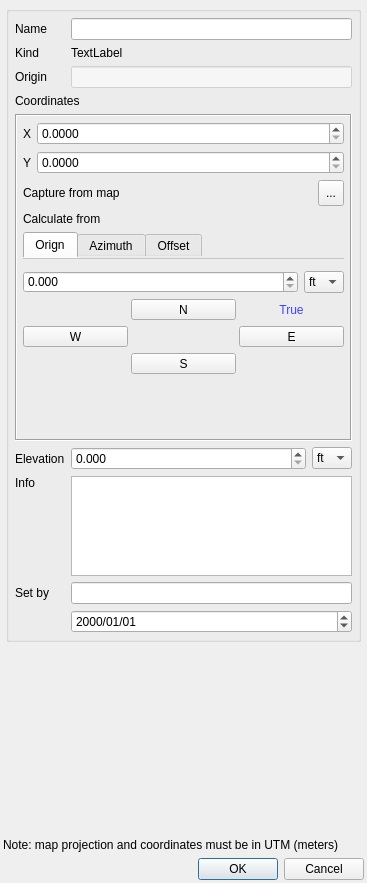
<?xml version="1.0" encoding="UTF-8"?>
<ui version="4.0">
 <class>PinDialog</class>
 <widget class="QDialog" name="PinDialog">
  <property name="geometry">
   <rect>
    <x>0</x>
    <y>0</y>
    <width>367</width>
    <height>883</height>
   </rect>
  </property>
  <property name="minimumSize">
   <size>
    <width>320</width>
    <height>0</height>
   </size>
  </property>
  <property name="windowTitle">
   <string>Location Pin</string>
  </property>
  <layout class="QVBoxLayout" name="verticalLayout">
   <property name="margin">
    <number>3</number>
   </property>
   <item>
    <widget class="QScrollArea" name="scrollArea">
     <property name="frameShape">
      <enum>QFrame::NoFrame</enum>
     </property>
     <property name="widgetResizable">
      <bool>true</bool>
     </property>
     <widget class="QWidget" name="scrollAreaWidgetContents">
      <property name="geometry">
       <rect>
        <x>0</x>
        <y>0</y>
        <width>355</width>
        <height>790</height>
       </rect>
      </property>
      <layout class="QVBoxLayout" name="verticalLayout_3">
       <property name="margin">
        <number>3</number>
       </property>
       <item>
        <widget class="QGroupBox" name="addPinGroupBox">
         <layout class="QGridLayout" name="gridLayout">
          <property name="margin">
           <number>6</number>
          </property>
          <item row="4" column="0" colspan="2">
           <widget class="QFrame" name="frame">
            <property name="frameShape">
             <enum>QFrame::Box</enum>
            </property>
            <property name="frameShadow">
             <enum>QFrame::Sunken</enum>
            </property>
            <layout class="QVBoxLayout" name="verticalLayout_2">
             <property name="margin">
              <number>6</number>
             </property>
             <item>
              <layout class="QHBoxLayout" name="horizontalLayout">
               <item>
                <widget class="QLabel" name="label">
                 <property name="sizePolicy">
                  <sizepolicy hsizetype="Maximum" vsizetype="Preferred">
                   <horstretch>0</horstretch>
                   <verstretch>0</verstretch>
                  </sizepolicy>
                 </property>
                 <property name="text">
                  <string>X</string>
                 </property>
                </widget>
               </item>
               <item>
                <widget class="QDoubleSpinBox" name="pinXDblSpinBx">
                 <property name="decimals">
                  <number>4</number>
                 </property>
                 <property name="maximum">
                  <double>10000000.000000000000000</double>
                 </property>
                </widget>
               </item>
              </layout>
             </item>
             <item>
              <layout class="QHBoxLayout" name="horizontalLayout_2">
               <item>
                <widget class="QLabel" name="label_4">
                 <property name="sizePolicy">
                  <sizepolicy hsizetype="Maximum" vsizetype="Preferred">
                   <horstretch>0</horstretch>
                   <verstretch>0</verstretch>
                  </sizepolicy>
                 </property>
                 <property name="text">
                  <string>Y</string>
                 </property>
                </widget>
               </item>
               <item>
                <widget class="QDoubleSpinBox" name="pinYDblSpinBx">
                 <property name="decimals">
                  <number>4</number>
                 </property>
                 <property name="maximum">
                  <double>10000000.000000000000000</double>
                 </property>
                </widget>
               </item>
              </layout>
             </item>
             <item>
              <layout class="QHBoxLayout" name="horizontalLayout_3">
               <item>
                <widget class="QLabel" name="label_9">
                 <property name="text">
                  <string>Capture from map</string>
                 </property>
                </widget>
               </item>
               <item>
                <widget class="QToolButton" name="capturePinBtn">
                 <property name="minimumSize">
                  <size>
                   <width>26</width>
                   <height>26</height>
                  </size>
                 </property>
                 <property name="maximumSize">
                  <size>
                   <width>26</width>
                   <height>26</height>
                  </size>
                 </property>
                 <property name="text">
                  <string>...</string>
                 </property>
                 <property name="icon">
                  <iconset resource="resources.qrc">
                   <normaloff>:/plugins/fossildigtools/icons/capturepin-origin.svg</normaloff>:/plugins/fossildigtools/icons/capturepin-origin.svg</iconset>
                 </property>
                 <property name="iconSize">
                  <size>
                   <width>20</width>
                   <height>20</height>
                  </size>
                 </property>
                 <property name="checkable">
                  <bool>true</bool>
                 </property>
                </widget>
               </item>
              </layout>
             </item>
             <item>
              <widget class="QFrame" name="calcFrame">
               <property name="frameShape">
                <enum>QFrame::NoFrame</enum>
               </property>
               <layout class="QVBoxLayout" name="verticalLayout_5">
                <property name="margin">
                 <number>0</number>
                </property>
                <item>
                 <widget class="QLabel" name="label_13">
                  <property name="text">
                   <string>Calculate from</string>
                  </property>
                 </widget>
                </item>
                <item>
                 <widget class="QTabWidget" name="calcTabWidget">
                  <property name="styleSheet">
                   <string notr="true">QTabWidget::pane {
  border-top: 1px inset #C2C7CB;
  position: absolute;
  padding-top: 6px;}</string>
                  </property>
                  <property name="currentIndex">
                   <number>0</number>
                  </property>
                  <widget class="QWidget" name="calcOrigin">
                   <attribute name="title">
                    <string>Orign</string>
                   </attribute>
                   <layout class="QVBoxLayout" name="verticalLayout_4">
                    <property name="spacing">
                     <number>6</number>
                    </property>
                    <property name="leftMargin">
                     <number>0</number>
                    </property>
                    <property name="topMargin">
                     <number>6</number>
                    </property>
                    <property name="rightMargin">
                     <number>0</number>
                    </property>
                    <property name="bottomMargin">
                     <number>0</number>
                    </property>
                    <item>
                     <layout class="QHBoxLayout" name="horizontalLayout_6">
                      <item>
                       <widget class="QDoubleSpinBox" name="fromOriginDistDblSpnBx">
                        <property name="decimals">
                         <number>3</number>
                        </property>
                        <property name="maximum">
                         <double>999.990000000000009</double>
                        </property>
                       </widget>
                      </item>
                      <item>
                       <widget class="QComboBox" name="fromOriginUnitsCmbBx">
                        <property name="sizePolicy">
                         <sizepolicy hsizetype="Maximum" vsizetype="Fixed">
                          <horstretch>0</horstretch>
                          <verstretch>0</verstretch>
                         </sizepolicy>
                        </property>
                        <item>
                         <property name="text">
                          <string>ft</string>
                         </property>
                        </item>
                        <item>
                         <property name="text">
                          <string>m</string>
                         </property>
                        </item>
                       </widget>
                      </item>
                     </layout>
                    </item>
                    <item>
                     <layout class="QGridLayout" name="gridLayout_2">
                      <property name="horizontalSpacing">
                       <number>3</number>
                      </property>
                      <property name="verticalSpacing">
                       <number>6</number>
                      </property>
                      <item row="0" column="1">
                       <widget class="QToolButton" name="toNBtn">
                        <property name="sizePolicy">
                         <sizepolicy hsizetype="Minimum" vsizetype="Fixed">
                          <horstretch>0</horstretch>
                          <verstretch>0</verstretch>
                         </sizepolicy>
                        </property>
                        <property name="minimumSize">
                         <size>
                          <width>24</width>
                          <height>0</height>
                         </size>
                        </property>
                        <property name="text">
                         <string>N</string>
                        </property>
                       </widget>
                      </item>
                      <item row="1" column="1">
                       <widget class="QLabel" name="toOriginIconLabel">
                        <property name="text">
                         <string/>
                        </property>
                        <property name="pixmap">
                         <pixmap resource="resources.qrc">:/plugins/fossildigtools/icons/origin.svg</pixmap>
                        </property>
                        <property name="alignment">
                         <set>Qt::AlignCenter</set>
                        </property>
                       </widget>
                      </item>
                      <item row="1" column="2">
                       <widget class="QToolButton" name="toEBtn">
                        <property name="sizePolicy">
                         <sizepolicy hsizetype="Minimum" vsizetype="Fixed">
                          <horstretch>0</horstretch>
                          <verstretch>0</verstretch>
                         </sizepolicy>
                        </property>
                        <property name="minimumSize">
                         <size>
                          <width>24</width>
                          <height>0</height>
                         </size>
                        </property>
                        <property name="text">
                         <string>E</string>
                        </property>
                       </widget>
                      </item>
                      <item row="1" column="0">
                       <widget class="QToolButton" name="toWBtn">
                        <property name="sizePolicy">
                         <sizepolicy hsizetype="Minimum" vsizetype="Fixed">
                          <horstretch>0</horstretch>
                          <verstretch>0</verstretch>
                         </sizepolicy>
                        </property>
                        <property name="minimumSize">
                         <size>
                          <width>24</width>
                          <height>0</height>
                         </size>
                        </property>
                        <property name="text">
                         <string>W</string>
                        </property>
                       </widget>
                      </item>
                      <item row="2" column="1">
                       <widget class="QToolButton" name="toSBtn">
                        <property name="sizePolicy">
                         <sizepolicy hsizetype="Minimum" vsizetype="Fixed">
                          <horstretch>0</horstretch>
                          <verstretch>0</verstretch>
                         </sizepolicy>
                        </property>
                        <property name="minimumSize">
                         <size>
                          <width>24</width>
                          <height>0</height>
                         </size>
                        </property>
                        <property name="text">
                         <string>S</string>
                        </property>
                       </widget>
                      </item>
                      <item row="0" column="2">
                       <widget class="QLabel" name="label_11">
                        <property name="styleSheet">
                         <string notr="true">color: rgb(66, 67, 253);</string>
                        </property>
                        <property name="text">
                         <string>True</string>
                        </property>
                        <property name="alignment">
                         <set>Qt::AlignCenter</set>
                        </property>
                       </widget>
                      </item>
                     </layout>
                    </item>
                    <item>
                     <spacer name="verticalSpacer_3">
                      <property name="orientation">
                       <enum>Qt::Vertical</enum>
                      </property>
                      <property name="sizeHint" stdset="0">
                       <size>
                        <width>20</width>
                        <height>0</height>
                       </size>
                      </property>
                     </spacer>
                    </item>
                   </layout>
                  </widget>
                  <widget class="QWidget" name="calcAzimuth">
                   <attribute name="title">
                    <string>Azimuth</string>
                   </attribute>
                   <layout class="QVBoxLayout" name="verticalLayout_6">
                    <property name="leftMargin">
                     <number>0</number>
                    </property>
                    <property name="rightMargin">
                     <number>0</number>
                    </property>
                    <property name="bottomMargin">
                     <number>0</number>
                    </property>
                    <item>
                     <layout class="QGridLayout" name="gridLayout_3">
                      <item row="0" column="0">
                       <widget class="QLabel" name="label_10">
                        <property name="sizePolicy">
                         <sizepolicy hsizetype="Maximum" vsizetype="Preferred">
                          <horstretch>0</horstretch>
                          <verstretch>0</verstretch>
                         </sizepolicy>
                        </property>
                        <property name="text">
                         <string>From</string>
                        </property>
                       </widget>
                      </item>
                      <item row="0" column="1">
                       <widget class="QComboBox" name="azimuthFromCmbBx"/>
                      </item>
                      <item row="0" column="2">
                       <widget class="QToolButton" name="azimuthCapturePinBtn">
                        <property name="minimumSize">
                         <size>
                          <width>26</width>
                          <height>26</height>
                         </size>
                        </property>
                        <property name="maximumSize">
                         <size>
                          <width>26</width>
                          <height>26</height>
                         </size>
                        </property>
                        <property name="text">
                         <string>...</string>
                        </property>
                        <property name="icon">
                         <iconset resource="resources.qrc">
                          <normaloff>:/plugins/fossildigtools/icons/capturepin-origin.svg</normaloff>:/plugins/fossildigtools/icons/capturepin-origin.svg</iconset>
                        </property>
                        <property name="iconSize">
                         <size>
                          <width>20</width>
                          <height>20</height>
                         </size>
                        </property>
                        <property name="checkable">
                         <bool>true</bool>
                        </property>
                       </widget>
                      </item>
                     </layout>
                    </item>
                    <item>
                     <layout class="QHBoxLayout" name="horizontalLayout_8">
                      <property name="spacing">
                       <number>6</number>
                      </property>
                      <item>
                       <widget class="QDoubleSpinBox" name="azimuthDblSpnBx">
                        <property name="sizePolicy">
                         <sizepolicy hsizetype="Maximum" vsizetype="Fixed">
                          <horstretch>0</horstretch>
                          <verstretch>0</verstretch>
                         </sizepolicy>
                        </property>
                        <property name="alignment">
                         <set>Qt::AlignRight|Qt::AlignTrailing|Qt::AlignVCenter</set>
                        </property>
                        <property name="suffix">
                         <string>˚</string>
                        </property>
                        <property name="decimals">
                         <number>2</number>
                        </property>
                        <property name="maximum">
                         <double>360.000000000000000</double>
                        </property>
                       </widget>
                      </item>
                      <item>
                       <widget class="QLabel" name="label_14">
                        <property name="sizePolicy">
                         <sizepolicy hsizetype="Maximum" vsizetype="Preferred">
                          <horstretch>0</horstretch>
                          <verstretch>0</verstretch>
                         </sizepolicy>
                        </property>
                        <property name="text">
                         <string>@</string>
                        </property>
                       </widget>
                      </item>
                      <item>
                       <widget class="QDoubleSpinBox" name="azimuthDistDblSpnBx">
                        <property name="decimals">
                         <number>3</number>
                        </property>
                        <property name="maximum">
                         <double>999.990000000000009</double>
                        </property>
                       </widget>
                      </item>
                      <item>
                       <widget class="QComboBox" name="azimuthUnitsCmbBx">
                        <property name="sizePolicy">
                         <sizepolicy hsizetype="Maximum" vsizetype="Fixed">
                          <horstretch>0</horstretch>
                          <verstretch>0</verstretch>
                         </sizepolicy>
                        </property>
                        <item>
                         <property name="text">
                          <string>ft</string>
                         </property>
                        </item>
                        <item>
                         <property name="text">
                          <string>m</string>
                         </property>
                        </item>
                       </widget>
                      </item>
                     </layout>
                    </item>
                    <item>
                     <widget class="QCheckBox" name="azimuthCorrectedChkBx">
                      <property name="text">
                       <string>Azimuth corrected for declination</string>
                      </property>
                     </widget>
                    </item>
                    <item>
                     <spacer name="verticalSpacer_2">
                      <property name="orientation">
                       <enum>Qt::Vertical</enum>
                      </property>
                      <property name="sizeHint" stdset="0">
                       <size>
                        <width>20</width>
                        <height>0</height>
                       </size>
                      </property>
                     </spacer>
                    </item>
                   </layout>
                  </widget>
                  <widget class="QWidget" name="calcOffset">
                   <attribute name="title">
                    <string>Offset</string>
                   </attribute>
                   <layout class="QVBoxLayout" name="verticalLayout_7">
                    <property name="spacing">
                     <number>6</number>
                    </property>
                    <property name="leftMargin">
                     <number>0</number>
                    </property>
                    <property name="rightMargin">
                     <number>0</number>
                    </property>
                    <property name="bottomMargin">
                     <number>0</number>
                    </property>
                    <item>
                     <layout class="QGridLayout" name="gridLayout_4">
                      <property name="verticalSpacing">
                       <number>3</number>
                      </property>
                      <item row="0" column="0">
                       <widget class="QLabel" name="label_15">
                        <property name="sizePolicy">
                         <sizepolicy hsizetype="Maximum" vsizetype="Preferred">
                          <horstretch>0</horstretch>
                          <verstretch>0</verstretch>
                         </sizepolicy>
                        </property>
                        <property name="text">
                         <string>From A</string>
                        </property>
                       </widget>
                      </item>
                      <item row="1" column="1">
                       <widget class="QDoubleSpinBox" name="azimuthDistDblSpnBx_2">
                        <property name="decimals">
                         <number>3</number>
                        </property>
                        <property name="maximum">
                         <double>999.990000000000009</double>
                        </property>
                       </widget>
                      </item>
                      <item row="0" column="1" colspan="2">
                       <widget class="QComboBox" name="azimuthFromCmbBx_2"/>
                      </item>
                      <item row="1" column="2">
                       <widget class="QComboBox" name="azimuthUnitsCmbBx_2">
                        <property name="sizePolicy">
                         <sizepolicy hsizetype="Maximum" vsizetype="Fixed">
                          <horstretch>0</horstretch>
                          <verstretch>0</verstretch>
                         </sizepolicy>
                        </property>
                        <item>
                         <property name="text">
                          <string>ft</string>
                         </property>
                        </item>
                        <item>
                         <property name="text">
                          <string>m</string>
                         </property>
                        </item>
                       </widget>
                      </item>
                      <item row="0" column="3">
                       <widget class="QToolButton" name="azimuthCapturePinBtn_2">
                        <property name="minimumSize">
                         <size>
                          <width>26</width>
                          <height>26</height>
                         </size>
                        </property>
                        <property name="maximumSize">
                         <size>
                          <width>26</width>
                          <height>26</height>
                         </size>
                        </property>
                        <property name="text">
                         <string>...</string>
                        </property>
                        <property name="icon">
                         <iconset resource="resources.qrc">
                          <normaloff>:/plugins/fossildigtools/icons/capturepin-origin.svg</normaloff>:/plugins/fossildigtools/icons/capturepin-origin.svg</iconset>
                        </property>
                        <property name="iconSize">
                         <size>
                          <width>20</width>
                          <height>20</height>
                         </size>
                        </property>
                        <property name="checkable">
                         <bool>true</bool>
                        </property>
                       </widget>
                      </item>
                     </layout>
                    </item>
                    <item>
                     <layout class="QGridLayout" name="gridLayout_5">
                      <property name="verticalSpacing">
                       <number>3</number>
                      </property>
                      <item row="1" column="2">
                       <widget class="QComboBox" name="azimuthUnitsCmbBx_3">
                        <property name="sizePolicy">
                         <sizepolicy hsizetype="Maximum" vsizetype="Fixed">
                          <horstretch>0</horstretch>
                          <verstretch>0</verstretch>
                         </sizepolicy>
                        </property>
                        <item>
                         <property name="text">
                          <string>ft</string>
                         </property>
                        </item>
                        <item>
                         <property name="text">
                          <string>m</string>
                         </property>
                        </item>
                       </widget>
                      </item>
                      <item row="1" column="1">
                       <widget class="QDoubleSpinBox" name="azimuthDistDblSpnBx_3">
                        <property name="decimals">
                         <number>3</number>
                        </property>
                        <property name="maximum">
                         <double>999.990000000000009</double>
                        </property>
                       </widget>
                      </item>
                      <item row="0" column="0">
                       <widget class="QLabel" name="label_16">
                        <property name="sizePolicy">
                         <sizepolicy hsizetype="Maximum" vsizetype="Preferred">
                          <horstretch>0</horstretch>
                          <verstretch>0</verstretch>
                         </sizepolicy>
                        </property>
                        <property name="text">
                         <string>From B</string>
                        </property>
                       </widget>
                      </item>
                      <item row="0" column="3">
                       <widget class="QToolButton" name="azimuthCapturePinBtn_3">
                        <property name="minimumSize">
                         <size>
                          <width>26</width>
                          <height>26</height>
                         </size>
                        </property>
                        <property name="maximumSize">
                         <size>
                          <width>26</width>
                          <height>26</height>
                         </size>
                        </property>
                        <property name="text">
                         <string>...</string>
                        </property>
                        <property name="icon">
                         <iconset resource="resources.qrc">
                          <normaloff>:/plugins/fossildigtools/icons/capturepin-origin.svg</normaloff>:/plugins/fossildigtools/icons/capturepin-origin.svg</iconset>
                        </property>
                        <property name="iconSize">
                         <size>
                          <width>20</width>
                          <height>20</height>
                         </size>
                        </property>
                        <property name="checkable">
                         <bool>true</bool>
                        </property>
                       </widget>
                      </item>
                      <item row="0" column="1" colspan="2">
                       <widget class="QComboBox" name="azimuthFromCmbBx_3"/>
                      </item>
                     </layout>
                    </item>
                    <item>
                     <layout class="QHBoxLayout" name="horizontalLayout_5">
                      <item>
                       <spacer name="horizontalSpacer_2">
                        <property name="orientation">
                         <enum>Qt::Horizontal</enum>
                        </property>
                        <property name="sizeHint" stdset="0">
                         <size>
                          <width>0</width>
                          <height>20</height>
                         </size>
                        </property>
                       </spacer>
                      </item>
                      <item>
                       <widget class="QLabel" name="label_18">
                        <property name="sizePolicy">
                         <sizepolicy hsizetype="Maximum" vsizetype="Preferred">
                          <horstretch>0</horstretch>
                          <verstretch>0</verstretch>
                         </sizepolicy>
                        </property>
                        <property name="text">
                         <string>+/-</string>
                        </property>
                       </widget>
                      </item>
                      <item>
                       <widget class="QDoubleSpinBox" name="doubleSpinBox">
                        <property name="decimals">
                         <number>3</number>
                        </property>
                        <property name="maximum">
                         <double>5.000000000000000</double>
                        </property>
                        <property name="singleStep">
                         <double>0.010000000000000</double>
                        </property>
                        <property name="value">
                         <double>0.010000000000000</double>
                        </property>
                       </widget>
                      </item>
                      <item>
                       <widget class="QComboBox" name="comboBox">
                        <property name="sizePolicy">
                         <sizepolicy hsizetype="Maximum" vsizetype="Fixed">
                          <horstretch>0</horstretch>
                          <verstretch>0</verstretch>
                         </sizepolicy>
                        </property>
                        <item>
                         <property name="text">
                          <string>ft</string>
                         </property>
                        </item>
                        <item>
                         <property name="text">
                          <string>m</string>
                         </property>
                        </item>
                       </widget>
                      </item>
                      <item>
                       <spacer name="horizontalSpacer">
                        <property name="orientation">
                         <enum>Qt::Horizontal</enum>
                        </property>
                        <property name="sizeHint" stdset="0">
                         <size>
                          <width>0</width>
                          <height>20</height>
                         </size>
                        </property>
                       </spacer>
                      </item>
                     </layout>
                    </item>
                    <item>
                     <layout class="QHBoxLayout" name="horizontalLayout_9">
                      <item>
                       <widget class="QLabel" name="label_17">
                        <property name="sizePolicy">
                         <sizepolicy hsizetype="Maximum" vsizetype="Preferred">
                          <horstretch>0</horstretch>
                          <verstretch>0</verstretch>
                         </sizepolicy>
                        </property>
                        <property name="text">
                         <string>Line A-to-B, offset is </string>
                        </property>
                       </widget>
                      </item>
                      <item>
                       <widget class="QRadioButton" name="radioButton">
                        <property name="sizePolicy">
                         <sizepolicy hsizetype="Maximum" vsizetype="Fixed">
                          <horstretch>0</horstretch>
                          <verstretch>0</verstretch>
                         </sizepolicy>
                        </property>
                        <property name="text">
                         <string>L</string>
                        </property>
                        <property name="checked">
                         <bool>true</bool>
                        </property>
                       </widget>
                      </item>
                      <item>
                       <widget class="QRadioButton" name="radioButton_2">
                        <property name="text">
                         <string>R</string>
                        </property>
                       </widget>
                      </item>
                     </layout>
                    </item>
                   </layout>
                  </widget>
                 </widget>
                </item>
               </layout>
              </widget>
             </item>
            </layout>
            <zorder></zorder>
            <zorder></zorder>
            <zorder></zorder>
            <zorder>calcFrame</zorder>
           </widget>
          </item>
          <item row="6" column="1">
           <widget class="QPlainTextEdit" name="pinInfoTextEdit">
            <property name="sizePolicy">
             <sizepolicy hsizetype="Expanding" vsizetype="Expanding">
              <horstretch>0</horstretch>
              <verstretch>2</verstretch>
             </sizepolicy>
            </property>
            <property name="maximumSize">
             <size>
              <width>16777215</width>
              <height>100</height>
             </size>
            </property>
            <property name="tabChangesFocus">
             <bool>true</bool>
            </property>
           </widget>
          </item>
          <item row="0" column="0">
           <widget class="QLabel" name="label_6">
            <property name="text">
             <string>Name</string>
            </property>
           </widget>
          </item>
          <item row="8" column="1">
           <widget class="QDateEdit" name="pinDateEdit">
            <property name="displayFormat">
             <string>yyyy/MM/dd</string>
            </property>
           </widget>
          </item>
          <item row="1" column="0">
           <widget class="QLabel" name="label_8">
            <property name="text">
             <string>Kind</string>
            </property>
           </widget>
          </item>
          <item row="1" column="1">
           <layout class="QHBoxLayout" name="horizontalLayout_4">
            <item>
             <widget class="QLabel" name="pinKindLabel">
              <property name="text">
               <string>TextLabel</string>
              </property>
             </widget>
            </item>
           </layout>
          </item>
          <item row="7" column="0">
           <widget class="QLabel" name="label_7">
            <property name="text">
             <string>Set by</string>
            </property>
           </widget>
          </item>
          <item row="7" column="1">
           <widget class="QLineEdit" name="pinSetByLineEdit"/>
          </item>
          <item row="0" column="1">
           <widget class="QLineEdit" name="pinNameLineEdit"/>
          </item>
          <item row="5" column="1">
           <layout class="QHBoxLayout" name="horizontalLayout_7">
            <item>
             <widget class="QDoubleSpinBox" name="pinElevDblSpnBx">
              <property name="decimals">
               <number>3</number>
              </property>
              <property name="maximum">
               <double>30000.000000000000000</double>
              </property>
             </widget>
            </item>
            <item>
             <widget class="QComboBox" name="pinElevUnitsCmbBx">
              <property name="sizePolicy">
               <sizepolicy hsizetype="Maximum" vsizetype="Fixed">
                <horstretch>0</horstretch>
                <verstretch>0</verstretch>
               </sizepolicy>
              </property>
              <item>
               <property name="text">
                <string>ft</string>
               </property>
              </item>
              <item>
               <property name="text">
                <string>m</string>
               </property>
              </item>
             </widget>
            </item>
           </layout>
          </item>
          <item row="5" column="0">
           <widget class="QLabel" name="label_12">
            <property name="text">
             <string>Elevation</string>
            </property>
           </widget>
          </item>
          <item row="3" column="0" colspan="2">
           <widget class="QLabel" name="label_3">
            <property name="text">
             <string>Coordinates</string>
            </property>
            <property name="alignment">
             <set>Qt::AlignLeading|Qt::AlignLeft|Qt::AlignTop</set>
            </property>
           </widget>
          </item>
          <item row="6" column="0">
           <widget class="QLabel" name="label_5">
            <property name="text">
             <string>Info</string>
            </property>
            <property name="alignment">
             <set>Qt::AlignLeading|Qt::AlignLeft|Qt::AlignTop</set>
            </property>
           </widget>
          </item>
          <item row="2" column="0">
           <widget class="QLabel" name="pinOriginLabel">
            <property name="text">
             <string>Origin</string>
            </property>
           </widget>
          </item>
          <item row="2" column="1">
           <widget class="QLineEdit" name="pinOriginLineEdit">
            <property name="styleSheet">
             <string notr="true">QLineEdit {background-color: rgba(255, 255, 255, 128);}</string>
            </property>
            <property name="readOnly">
             <bool>true</bool>
            </property>
           </widget>
          </item>
         </layout>
        </widget>
       </item>
       <item>
        <spacer name="verticalSpacer">
         <property name="orientation">
          <enum>Qt::Vertical</enum>
         </property>
         <property name="sizeHint" stdset="0">
          <size>
           <width>20</width>
           <height>0</height>
          </size>
         </property>
        </spacer>
       </item>
      </layout>
     </widget>
    </widget>
   </item>
   <item>
    <widget class="QLabel" name="label_2">
     <property name="sizePolicy">
      <sizepolicy hsizetype="Preferred" vsizetype="Maximum">
       <horstretch>0</horstretch>
       <verstretch>0</verstretch>
      </sizepolicy>
     </property>
     <property name="styleSheet">
      <string notr="true">QLabel {font-size: 0.75em;}</string>
     </property>
     <property name="text">
      <string>Note: map projection and coordinates must be in UTM (meters)</string>
     </property>
     <property name="wordWrap">
      <bool>true</bool>
     </property>
    </widget>
   </item>
   <item>
    <widget class="QDialogButtonBox" name="buttonBox">
     <property name="orientation">
      <enum>Qt::Horizontal</enum>
     </property>
     <property name="standardButtons">
      <set>QDialogButtonBox::Cancel|QDialogButtonBox::Ok</set>
     </property>
    </widget>
   </item>
  </layout>
 </widget>
 <tabstops>
  <tabstop>pinNameLineEdit</tabstop>
  <tabstop>pinXDblSpinBx</tabstop>
  <tabstop>pinYDblSpinBx</tabstop>
  <tabstop>pinInfoTextEdit</tabstop>
  <tabstop>pinSetByLineEdit</tabstop>
  <tabstop>buttonBox</tabstop>
 </tabstops>
 <resources>
  <include location="resources.qrc"/>
 </resources>
 <connections/>
</ui>
